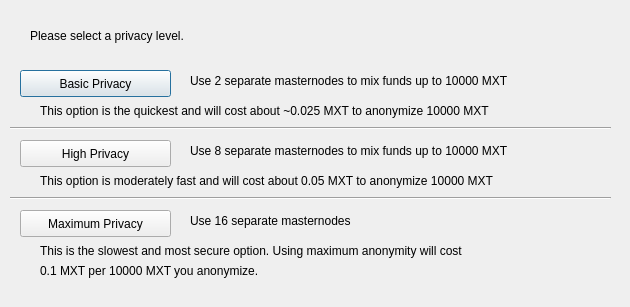
<?xml version="1.0" encoding="UTF-8"?>
<ui version="4.0">
 <class>AnonsendConfig</class>
 <widget class="QDialog" name="AnonsendConfig">
  <property name="geometry">
   <rect>
    <x>0</x>
    <y>0</y>
    <width>630</width>
    <height>307</height>
   </rect>
  </property>
  <property name="windowTitle">
   <string>Configure Anonsend</string>
  </property>
  <widget class="QPushButton" name="buttonBasic">
   <property name="geometry">
    <rect>
     <x>20</x>
     <y>70</y>
     <width>151</width>
     <height>27</height>
    </rect>
   </property>
   <property name="text">
    <string>Basic Privacy</string>
   </property>
  </widget>
  <widget class="QPushButton" name="buttonHigh">
   <property name="geometry">
    <rect>
     <x>20</x>
     <y>140</y>
     <width>151</width>
     <height>27</height>
    </rect>
   </property>
   <property name="text">
    <string>High Privacy</string>
   </property>
  </widget>
  <widget class="QPushButton" name="buttonMax">
   <property name="geometry">
    <rect>
     <x>20</x>
     <y>210</y>
     <width>151</width>
     <height>27</height>
    </rect>
   </property>
   <property name="text">
    <string>Maximum Privacy</string>
   </property>
  </widget>
  <widget class="QLabel" name="label">
   <property name="geometry">
    <rect>
     <x>30</x>
     <y>20</y>
     <width>571</width>
     <height>31</height>
    </rect>
   </property>
   <property name="text">
    <string>Please select a privacy level.</string>
   </property>
  </widget>
  <widget class="QLabel" name="label_2">
   <property name="geometry">
    <rect>
     <x>190</x>
     <y>70</y>
     <width>421</width>
     <height>21</height>
    </rect>
   </property>
   <property name="text">
    <string>Use 2 separate masternodes to mix funds up to 10000 MXT</string>
   </property>
  </widget>
  <widget class="QLabel" name="label_3">
   <property name="geometry">
    <rect>
     <x>190</x>
     <y>140</y>
     <width>411</width>
     <height>21</height>
    </rect>
   </property>
   <property name="text">
    <string>Use 8 separate masternodes to mix funds up to 10000 MXT</string>
   </property>
  </widget>
  <widget class="QLabel" name="label_4">
   <property name="geometry">
    <rect>
     <x>190</x>
     <y>210</y>
     <width>421</width>
     <height>21</height>
    </rect>
   </property>
   <property name="text">
    <string>Use 16 separate masternodes</string>
   </property>
  </widget>
  <widget class="QLabel" name="label_6">
   <property name="geometry">
    <rect>
     <x>40</x>
     <y>100</y>
     <width>561</width>
     <height>21</height>
    </rect>
   </property>
   <property name="text">
    <string>This option is the quickest and will cost about ~0.025 MXT to anonymize 10000 MXT</string>
   </property>
  </widget>
  <widget class="QLabel" name="label_7">
   <property name="geometry">
    <rect>
     <x>40</x>
     <y>170</y>
     <width>561</width>
     <height>21</height>
    </rect>
   </property>
   <property name="text">
    <string>This option is moderately fast and will cost about 0.05 MXT to anonymize 10000 MXT</string>
   </property>
  </widget>
  <widget class="QLabel" name="label_8">
   <property name="geometry">
    <rect>
     <x>40</x>
     <y>240</y>
     <width>561</width>
     <height>21</height>
    </rect>
   </property>
   <property name="text">
    <string>This is the slowest and most secure option. Using maximum anonymity will cost</string>
   </property>
  </widget>
  <widget class="QLabel" name="label_9">
   <property name="geometry">
    <rect>
     <x>40</x>
     <y>260</y>
     <width>561</width>
     <height>21</height>
    </rect>
   </property>
   <property name="text">
    <string>0.1 MXT per 10000 MXT you anonymize.</string>
   </property>
  </widget>
  <widget class="Line" name="line">
   <property name="geometry">
    <rect>
     <x>10</x>
     <y>120</y>
     <width>601</width>
     <height>16</height>
    </rect>
   </property>
   <property name="orientation">
    <enum>Qt::Horizontal</enum>
   </property>
  </widget>
  <widget class="Line" name="line_2">
   <property name="geometry">
    <rect>
     <x>10</x>
     <y>190</y>
     <width>601</width>
     <height>16</height>
    </rect>
   </property>
   <property name="orientation">
    <enum>Qt::Horizontal</enum>
   </property>
  </widget>
 </widget>
 <resources/>
 <connections/>
</ui>
